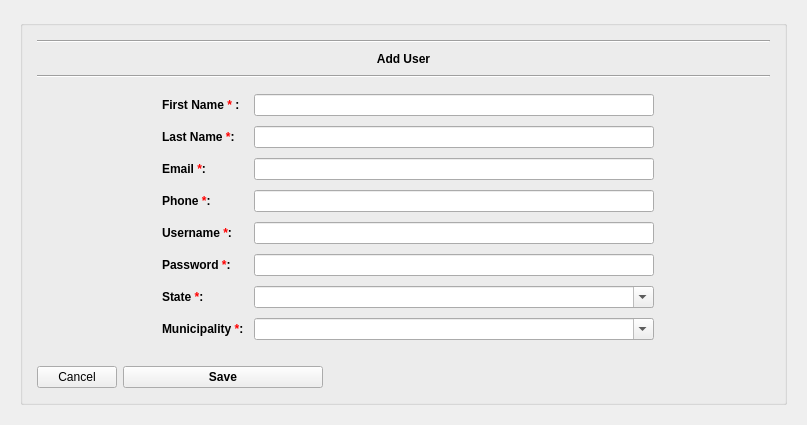
              <widget class="QWidget" name="add_usr">
                <layout class="QGridLayout" name="gridLayout_11">
                  <item row="0" column="0">
                    <widget class="QFrame" name="frame_16">
                      <property name="frameShape">
                        <enum>QFrame::NoFrame</enum>
                      </property>
                      <property name="frameShadow">
                        <enum>QFrame::Sunken</enum>
                      </property>
                      <property name="lineWidth">
                        <number>2</number>
                      </property>
                      <layout class="QGridLayout" name="gridLayout_10">
                        <item row="0" column="0">
                          <widget class="QGroupBox" name="groupBox_2">
                            <property name="title">
                              <string />
                            </property>
                            <layout class="QGridLayout" name="gridLayout_12">
                              <item row="1" column="0">
                                <layout class="QHBoxLayout" name="horizontalLayout_20">
                                  <property name="leftMargin">
                                    <number>5</number>
                                  </property>
                                  <property name="topMargin">
                                    <number>5</number>
                                  </property>
                                  <property name="rightMargin">
                                    <number>5</number>
                                  </property>
                                  <property name="bottomMargin">
                                    <number>5</number>
                                  </property>
                                  <item>
                                    <widget class="QPushButton" name="abort_uc">
                                      <property name="text">
                                        <string>Cancel</string>
                                      </property>
                                      <property name="icon">
                                        <iconset>
                                          <normaloff>../icons/icons8-cancel-64.png</normaloff>../icons/icons8-cancel-64.png</iconset>
                                      </property>
                                    </widget>
                                  </item>
                                  <item>
                                    <widget class="QPushButton" name="submit_usr">
                                      <property name="minimumSize">
                                        <size>
                                          <width>200</width>
                                          <height>0</height>
                                        </size>
                                      </property>
                                      <property name="maximumSize">
                                        <size>
                                          <width>200</width>
                                          <height>16777215</height>
                                        </size>
                                      </property>
                                      <property name="font">
                                        <font>
                                          <weight>75</weight>
                                          <bold>true</bold>
                                        </font>
                                      </property>
                                      <property name="text">
                                        <string>Save</string>
                                      </property>
                                      <property name="icon">
                                        <iconset>
                                          <normaloff>../icons/icons8-save-50.png</normaloff>../icons/icons8-save-50.png</iconset>
                                      </property>
                                    </widget>
                                  </item>
                                  <item>
                                    <spacer name="horizontalSpacer_4">
                                      <property name="orientation">
                                        <enum>Qt::Horizontal</enum>
                                      </property>
                                      <property name="sizeHint" stdset="0">
                                        <size>
                                          <width>447</width>
                                          <height>20</height>
                                        </size>
                                      </property>
                                    </spacer>
                                  </item>
                                </layout>
                              </item>
                              <item row="0" column="0">
                                <layout class="QVBoxLayout" name="verticalLayout">
                                  <property name="leftMargin">
                                    <number>5</number>
                                  </property>
                                  <property name="topMargin">
                                    <number>5</number>
                                  </property>
                                  <property name="rightMargin">
                                    <number>5</number>
                                  </property>
                                  <property name="bottomMargin">
                                    <number>5</number>
                                  </property>
                                  <item>
                                    <widget class="Line" name="line_10">
                                      <property name="orientation">
                                        <enum>Qt::Horizontal</enum>
                                      </property>
                                    </widget>
                                  </item>
                                  <item>
                                    <widget class="QLabel" name="label_6">
                                      <property name="minimumSize">
                                        <size>
                                          <width>0</width>
                                          <height>20</height>
                                        </size>
                                      </property>
                                      <property name="maximumSize">
                                        <size>
                                          <width>16777215</width>
                                          <height>20</height>
                                        </size>
                                      </property>
                                      <property name="font">
                                        <font>
                                          <weight>75</weight>
                                          <bold>true</bold>
                                        </font>
                                      </property>
      <property name="text">
        <string>Add User</string>
      </property>
      <property name="alignment">
        <set>Qt::AlignCenter</set>
      </property>
    </widget>
  </item>
  <item>
    <widget class="Line" name="line_9">
                                      <property name="orientation">
                                        <enum>Qt::Horizontal</enum>
                                      </property>
                                    </widget>
                                  </item>
                                  <item>
                                    <layout class="QFormLayout" name="formLayout_10">
                                      <property name="formAlignment">
                                        <set>Qt::AlignCenter</set>
                                      </property>
                                      <property name="horizontalSpacing">
                                        <number>10</number>
                                      </property>
                                      <property name="verticalSpacing">
                                        <number>10</number>
                                      </property>
                                      <property name="bottomMargin">
                                        <number>10</number>
                                      </property>
                                      <property name="leftMargin">
                                        <number>10</number>
                                      </property>
                                      <property name="topMargin">
                                        <number>10</number>
                                      </property>
                                      <property name="rightMargin">
                                        <number>10</number>
                                      </property>
                                      <property name="bottomMargin">
                                        <number>10</number>
                                      </property>
                                      <item row="0" column="0">
                                        <widget class="QLabel" name="label_3">
                                          <property name="font">
                                            <font>
                                              <weight>75</weight>
                                              <bold>true</bold>
                                            </font>
                                          </property>
                                          <property name="text">
                                            <string>&lt;html&gt;&lt;head/&gt;&lt;body&gt;&lt;p&gt;First Name &lt;span style=" color:red;"&gt;*&lt;/span&gt; :&lt;/p&gt;&lt;/body&gt;&lt;/html&gt;</string>
                                          </property>
                                        </widget>
                                      </item>
                                      <item row="0" column="1">
                                        <widget class="QLineEdit" name="fname">
                                          <property name="minimumSize">
                                            <size>
                                              <width>0</width>
                                              <height>0</height>
                                            </size>
                                          </property>
                                          <property name="maximumSize">
                                            <size>
                                              <width>400</width>
                                              <height>16777215</height>
                                            </size>
                                          </property>
                                        </widget>
                                      </item>
                                      <item row="1" column="0">
                                        <widget class="QLabel" name="label_7">
                                          <property name="font">
                                            <font>
                                              <weight>75</weight>
                                              <bold>true</bold>
                                            </font>
                                          </property>
                                          <property name="text">
                                            <string>&lt;html&gt;&lt;head/&gt;&lt;body&gt;&lt;p&gt;Last Name &lt;span style=" color:red;"&gt;*&lt;/span&gt;:&lt;/p&gt;&lt;/body&gt;&lt;/html&gt;</string>
                                          </property>
                                        </widget>
                                      </item>
                                      <item row="1" column="1">
                                        <widget class="QLineEdit" name="lname">
                                          <property name="minimumSize">
                                            <size>
                                              <width>0</width>
                                              <height>0</height>
                                            </size>
                                          </property>
                                          <property name="maximumSize">
                                            <size>
                                              <width>400</width>
                                              <height>16777215</height>
                                            </size>
                                          </property>
                                        </widget>
                                      </item>
                                      <item row="2" column="0">
                                        <widget class="QLabel" name="label_8">
                                          <property name="font">
                                            <font>
                                              <weight>75</weight>
                                              <bold>true</bold>
                                            </font>
                                          </property>
                                          <property name="text">
                                            <string>&lt;html&gt;&lt;head/&gt;&lt;body&gt;&lt;p&gt;Email &lt;span style=" color:red;"&gt;*&lt;/span&gt;:&lt;/p&gt;&lt;/body&gt;&lt;/html&gt;</string>
                                          </property>
                                        </widget>
                                      </item>
                                      <item row="2" column="1">
                                        <widget class="QLineEdit" name="email">
                                          <property name="minimumSize">
                                            <size>
                                              <width>0</width>
                                              <height>0</height>
                                            </size>
                                          </property>
                                          <property name="maximumSize">
                                            <size>
                                              <width>400</width>
                                              <height>16777215</height>
                                            </size>
                                          </property>
                                        </widget>
                                      </item>
                                      <item row="3" column="0">
                                        <widget class="QLabel" name="label_9">
                                          <property name="font">
                                            <font>
                                              <weight>75</weight>
                                              <bold>true</bold>
                                            </font>
                                          </property>
                                          <property name="text">
                                            <string>&lt;html&gt;&lt;head/&gt;&lt;body&gt;&lt;p&gt;Phone &lt;span style=" color:red;"&gt;*&lt;/span&gt;:&lt;/p&gt;&lt;/body&gt;&lt;/html&gt;</string>
                                          </property>
                                        </widget>
                                      </item>
                                      <item row="3" column="1">
                                        <widget class="QLineEdit" name="pnum">
                                          <property name="minimumSize">
                                            <size>
                                              <width>0</width>
                                              <height>0</height>
                                            </size>
                                          </property>
                                          <property name="maximumSize">
                                            <size>
                                              <width>400</width>
                                              <height>16777215</height>
                                            </size>
                                          </property>
                                        </widget>
                                      </item>
                                      <item row="4" column="0">
                                        <widget class="QLabel" name="label_2_username">
                                          <property name="font">
                                            <font>
                                              <weight>75</weight>
                                              <bold>true</bold>
                                            </font>
                                          </property>
                                          <property name="text">
                                            <string>&lt;html&gt;&lt;head/&gt;&lt;body&gt;&lt;p&gt;Username &lt;span style=" color:red;"&gt;*&lt;/span&gt;:&lt;/p&gt;&lt;/body&gt;&lt;/html&gt;</string>
                                          </property>
                                        </widget>
                                      </item>
                                      <item row="4" column="1">
                                        <widget class="QLineEdit" name="uname">
                                          <property name="maximumSize">
                                            <size>
                                              <width>400</width>
                                              <height>16777215</height>
                                            </size>
                                          </property>
                                        </widget>
                                      </item>
                                      <item row="5" column="0">
                                        <widget class="QLabel" name="label_5">
                                          <property name="font">
                                            <font>
                                              <weight>75</weight>
                                              <bold>true</bold>
                                            </font>
                                          </property>
                                          <property name="text">
                                            <string>&lt;html&gt;&lt;head/&gt;&lt;body&gt;&lt;p&gt;Password &lt;span style=" color:red;"&gt;*&lt;/span&gt;:&lt;/p&gt;&lt;/body&gt;&lt;/html&gt;</string>
                                          </property>
                                        </widget>
                                      </item>
                                      <item row="5" column="1">
                                        <widget class="QLineEdit" name="pwd">
                                          <property name="maximumSize">
                                            <size>
                                              <width>400</width>
                                              <height>16777215</height>
                                            </size>
                                          </property>
                                          <property name="echoMode">
                                            <enum>QLineEdit::Password</enum>
                                          </property>
                                        </widget>
                                      </item>
                                      <item row="6" column="0">
                                        <widget class="QLabel" name="label_12">
                                          <property name="font">
                                            <font>
                                              <weight>75</weight>
                                              <bold>true</bold>
                                            </font>
                                          </property>
                                          <property name="text">
                                            <string>&lt;html&gt;&lt;head/&gt;&lt;body&gt;&lt;p&gt;State &lt;span style=" color:red;"&gt;*&lt;/span&gt;:&lt;/p&gt;&lt;/body&gt;&lt;/html&gt;</string>
                                          </property>
                                        </widget>
                                      </item>
                                      <item row="6" column="1">
                                        <widget class="QComboBox" name="wilaya_list">
                                          <property name="maximumSize">
                                            <size>
                                              <width>400</width>
                                              <height>16777215</height>
                                            </size>
                                          </property>
                                          <property name="editable">
                                            <bool>true</bool>
                                          </property>
                                        </widget>
                                      </item>
                                      <item row="7" column="0">
                                        <widget class="QLabel" name="label_13">
                                          <property name="font">
                                            <font>
                                              <weight>75</weight>
                                              <bold>true</bold>
                                            </font>
                                          </property>
                                          <property name="text">
                                            <string>&lt;html&gt;&lt;head/&gt;&lt;body&gt;&lt;p&gt;Municipality &lt;span style=" color:red;"&gt;*&lt;/span&gt;:&lt;/p&gt;&lt;/body&gt;&lt;/html&gt;</string>
                                          </property>
                                        </widget>
                                      </item>
                                      <item row="7" column="1">
                                        <widget class="QComboBox" name="commune_of_wilaya">
                                          <property name="maximumSize">
                                            <size>
                                              <width>400</width>
                                              <height>16777215</height>
                                            </size>
                                          </property>
                                          <property name="editable">
                                            <bool>true</bool>
                                          </property>
                                        </widget>
                                      </item>
                                    </layout>
                                  </item>
                                </layout>
                              </item>
                            </layout>
                          </widget>
                        </item>
                      </layout>
                    </widget>
                  </item>
                </layout>
              </widget>
